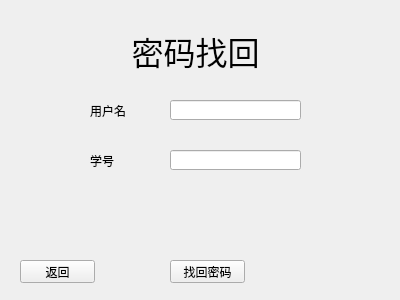
<?xml version="1.0" encoding="UTF-8"?>
<ui version="4.0">
 <class>FoundAccountWindow</class>
 <widget class="QWidget" name="FoundAccountWindow">
  <property name="geometry">
   <rect>
    <x>0</x>
    <y>0</y>
    <width>400</width>
    <height>300</height>
   </rect>
  </property>
  <property name="windowTitle">
   <string>Form</string>
  </property>
  <widget class="QLabel" name="label">
   <property name="geometry">
    <rect>
     <x>90</x>
     <y>20</y>
     <width>211</width>
     <height>61</height>
    </rect>
   </property>
   <property name="font">
    <font>
     <family>微软雅黑</family>
     <pointsize>24</pointsize>
    </font>
   </property>
   <property name="text">
    <string>密码找回</string>
   </property>
   <property name="alignment">
    <set>Qt::AlignCenter</set>
   </property>
  </widget>
  <widget class="QLineEdit" name="username">
   <property name="geometry">
    <rect>
     <x>170</x>
     <y>100</y>
     <width>131</width>
     <height>20</height>
    </rect>
   </property>
  </widget>
  <widget class="QLineEdit" name="stuNum">
   <property name="geometry">
    <rect>
     <x>170</x>
     <y>150</y>
     <width>131</width>
     <height>20</height>
    </rect>
   </property>
  </widget>
  <widget class="QLabel" name="label_2">
   <property name="geometry">
    <rect>
     <x>90</x>
     <y>100</y>
     <width>61</width>
     <height>21</height>
    </rect>
   </property>
   <property name="text">
    <string>用户名</string>
   </property>
  </widget>
  <widget class="QLabel" name="label_3">
   <property name="geometry">
    <rect>
     <x>90</x>
     <y>150</y>
     <width>61</width>
     <height>21</height>
    </rect>
   </property>
   <property name="text">
    <string>学号</string>
   </property>
  </widget>
  <widget class="QPushButton" name="foundButton">
   <property name="geometry">
    <rect>
     <x>170</x>
     <y>260</y>
     <width>75</width>
     <height>23</height>
    </rect>
   </property>
   <property name="text">
    <string>找回密码</string>
   </property>
  </widget>
  <widget class="QPushButton" name="back">
   <property name="geometry">
    <rect>
     <x>20</x>
     <y>260</y>
     <width>75</width>
     <height>23</height>
    </rect>
   </property>
   <property name="text">
    <string>返回</string>
   </property>
  </widget>
 </widget>
 <resources/>
 <connections/>
</ui>
